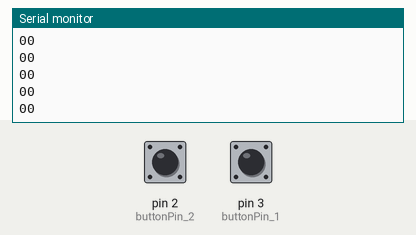
This sketch was run on a simulated Arduino Uno, built with avr-gcc and run on an emulated ATmega328P. On the bench: the last lines printed to the serial monitor. Inputs (shaded band) come from the test bench; at power-on: pin 2 (buttonPin_2) LOW, pin 3 (buttonPin_1) LOW.

Above: at 1.2 s.
1.3 s: pin 2 (buttonPin_2) pulled HIGH for 0.15 s
At 1.31 s:
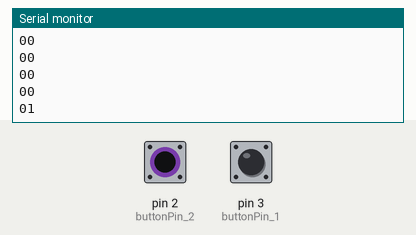
2.9 s: pin 3 (buttonPin_1) pulled HIGH for 0.15 s
At 2.91 s:
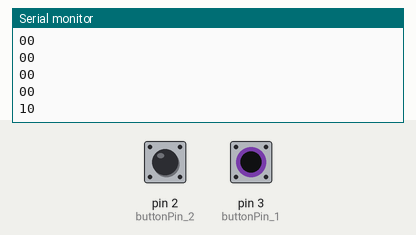
Timing chart, 0 to 5.9 s (numbered marks = the images above; inputs shaded):
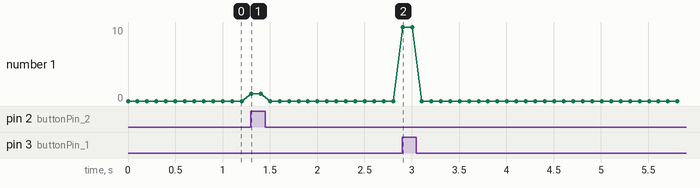

The sketch:

2_buttons.ino
```cpp
const int buttonPin_1 = 3;
const int buttonPin_2 = 2;

void setup() {
  Serial.begin(9600);
}

void loop() {
  int buttonState_1 = digitalRead(buttonPin_1);
  int buttonState_2 = digitalRead(buttonPin_2);

  Serial.print(buttonState_1);
  Serial.println(buttonState_2);

  // slight delay to stabilize the ADC:
  delay(100);
}
```

Measured:
- after the input at 1.3 s, the serial monitor: prints a new line at once (image 1)
- after the input at 2.9 s, the serial monitor: prints a new line at once (image 2)
